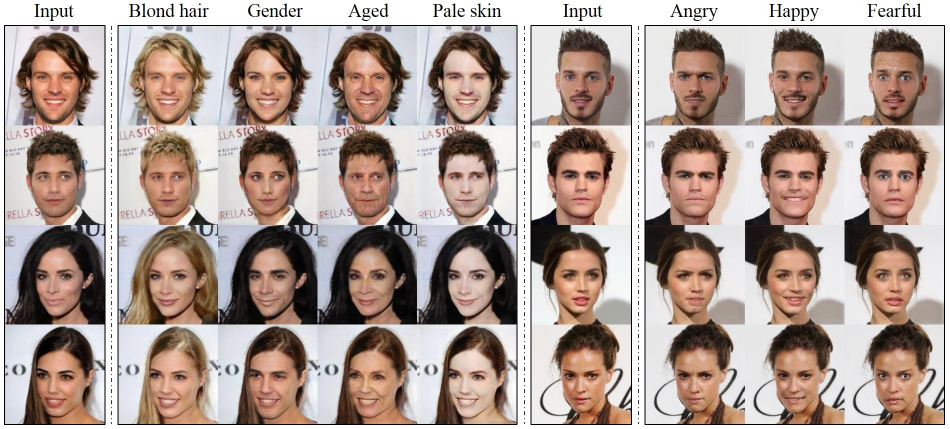
#> input picture StarGAN/jpg/main.jpg, 1899 x 857 px, given in place of 1.jpg, which was not available (shown at 1/2 size)
$ jupyter execute --allow-errors custom_train_test.ipynb   (shell and % lines are left out)   (text cells are left out)
#> lines starting #> are read from the running program, lines starting #| are printed output that depends on the picture; pictures that were not available may be replaced by others from this repository, and a replacement may not be noted
[cell 1]
from google.colab import drive
drive.mount('/content/drive')

[cell 2]
cd /content/drive/MyDrive/StarGAN

[cell 3]
# Train StarGAN on custom datasets
#--resume_iters
# GPU로 하면 20초~2분, CPU로 하면 4분 25초

[cell 4]
# # Test StarGAN on custom datasets
# !python main.py --mode test --dataset RaFD --image_size 128 --c_dim 5 \
#                 --rafd_image_dir data/custom/test \
#                 --sample_dir stargan_custom/samples --log_dir stargan_custom/logs \
#                 --model_save_dir stargan_custom/models --result_dir stargan_custom/results \
#                 --test_iters 140000

[cell 5]
import sys
import os
import cv2
import numpy as np

[cell 6]
# 테스트 이미지는 test_path 경로에 저장해야함

test_path = '/content/drive/MyDrive/StarGAN/data/custom/test_original/'
files = os.listdir(test_path) # 현재 위치의 파일 목록
#print(files)
file_num = len(files)
print("테스트 파일 수 : %d" % file_num)

[cell 7]
# test 이미지 파일명을 번호.jpg 형식으로 변경

count = 1
for name in files:
  new_name = f'{count}.jpg'
  os.rename(test_path+name, test_path+new_name)
  count += 1

files = os.listdir(test_path) # 현재 위치의 파일 목록
print(files)

[cell 8]
# 원본 이미지를 256x256으로 resize

org_shape = []
#for i, f in enumerate(files):
for i in range(1, file_num+1):
  try:
    path = test_path + str(i)+'.jpg'

    img = cv2.imread(path, cv2.IMREAD_COLOR)
#> img is the input picture: shape (857, 1899, 3); mean B, G, R 150.1, 157.6, 174.8

    org_shape.append( (img.shape[0], img.shape[1]) )  # 원본 크기 저장(튜플)

    img_resize = cv2.resize(img, dsize=(256, 256), interpolation=cv2.INTER_CUBIC)
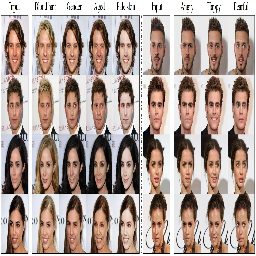
#> img_resize: shape (256, 256, 3); mean B, G, R 150.7, 158.2, 175.3

    write_path = '/content/drive/MyDrive/StarGAN/data/custom/test/check/' + str(i)+'.jpg'
    cv2.imwrite(write_path, img_resize)

  except Exception as e:  # resize 불가
      print('Error: ' + f, str(e))

[cell 9]
cd /content/drive/MyDrive/StarGAN

[cell 10]
# Test StarGAN on custom datasets
# 실행 경로 : /content/drive/MyDrive/StarGAN

[cell 11]
# 합성 결과 이미지를 원본 사이즈로 resize

print('org_shape : ', org_shape)
#| org_shape :  [(857, 1899)]
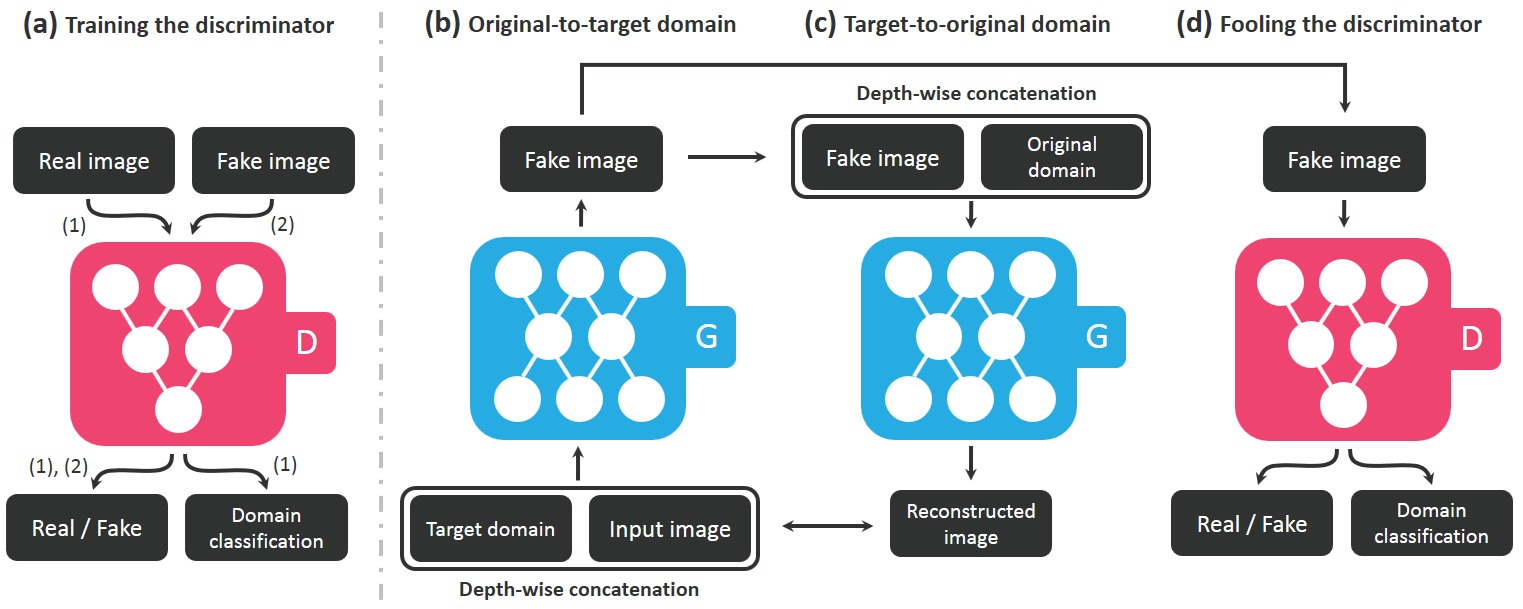
#> input picture StarGAN/jpg/model.jpg, 1523 x 609 px, given in place of 1-1.jpg, which was not available
#> further down, img is the input picture: shape (609, 1523, 3); mean B, G, R 207.4, 200.7, 204.2
#> `img_resize = cv2.resize(img, dsize=(width, height), interpolation=cv2...`:
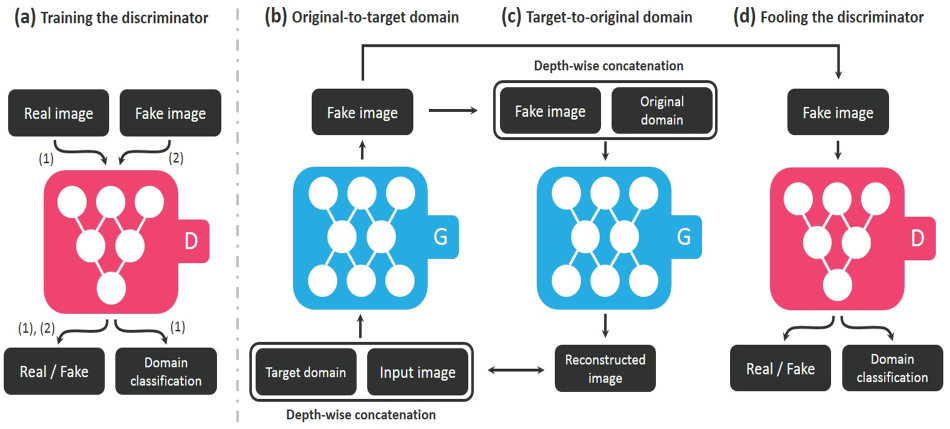
#> img_resize: shape (857, 1899, 3) (shown at 1/2 size); mean B, G, R 207.2, 200.4, 203.9
result_path = '/content/drive/MyDrive/StarGAN/stargan_custom/results/'

j = 0
c_dim = 5
#> (the rest of this cell did not finish here and is left out)
